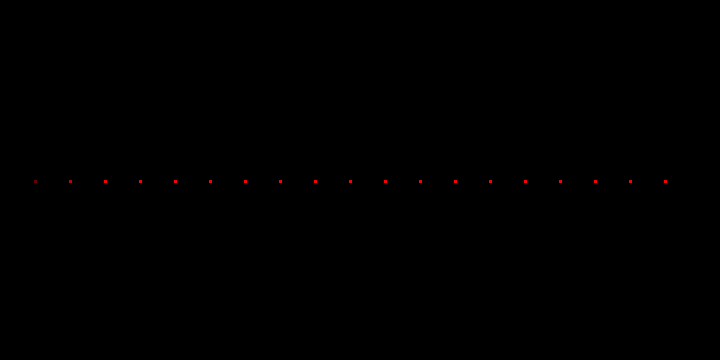
Frame 1 (no input)
Frame 60 (no input): identical to frame 1, image omitted
Frame 120 (the mouse pressed at the canvas centre since frame 60): identical to frame 1, image omitted

The p5.js sketch that drew this single still picture (run headless with seeded random() and noise() and a simulated clock; from frame 60 on, the mouse is pressed at the canvas centre):

// p5.js sketch
// ── sketch.js

function setup() {

  createCanvas(720, 360); 
  background(0);
  var gridSize = 35;
  var r;
  var g = 0;
  var b;

  for (var x = gridSize; x <= width - gridSize; x += gridSize) {
      
        noStroke();
        r=map(x, 0,255,0,720);
        //b=map(y, 0,255,0,360);
        fill(r,0,0);
        rect(x-1, height/2, 3, 3);
        
  }
}



function draw() {
	
	
}
